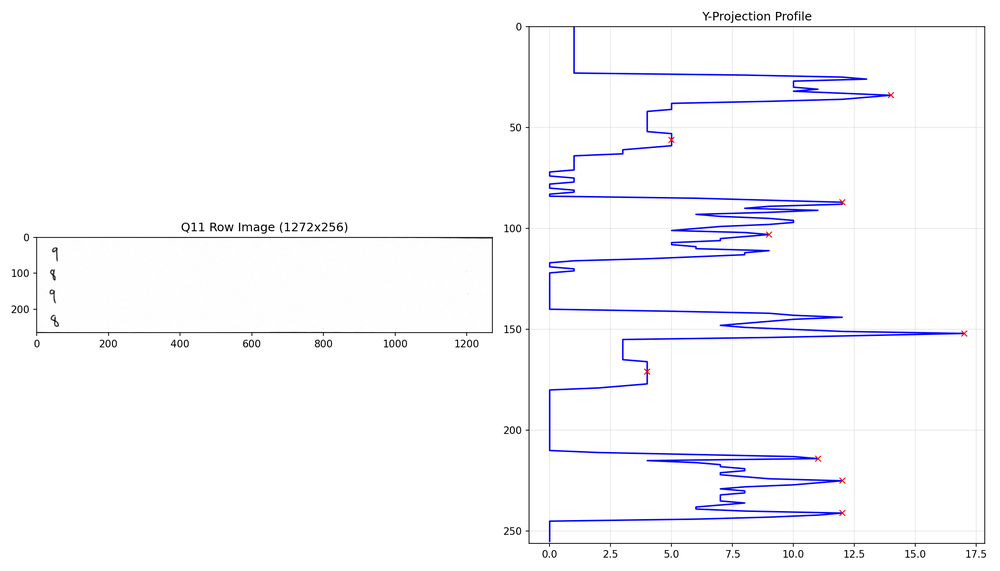
#> input picture AI/answer_recog/vis_q11.png, 1000 x 571 px, shrunk from 2100 x 1200 before the run
$ python -i find_answer_section.py   (imports and definitions only)
#> lines starting #> are read from the running program, lines starting #| are printed output that depends on the picture; after the words box and inside, x2 and y2 are one past the last pixel; in counts of white or black regions, pixels touching at a corner belong together
"""
find_answer_section.py - Answer 섹션 찾기 모듈

원본 이미지에서 PP-DocLayout_plus-L을 사용하여 Table을 찾고,
X축 projection profile을 통해 Answer 컬럼을 추출합니다.

흐름:
1. PP-DocLayout_plus-L로 table bbox 탐지
2. 가장 넓은 면적의 table bbox 선택
3. table crop 이미지에서 x축 projection profile로 column separator 찾기
4. 마지막 column (Answer column)을 crop하여 반환
"""

import numpy as np
from PIL import Image
from dataclasses import dataclass, field
from typing import Optional, Tuple
import cv2
import sys
import os

# id_recog 모듈에서 공통 컴포넌트 import
sys.path.insert(0, os.path.dirname(os.path.dirname(os.path.abspath(__file__))))
from id_recog.schemas import BBox
from id_recog.layout import detect_all_bboxes, get_table_boxes, crop_bbox, LayoutBox


@dataclass
class AnswerSectionResult:
    """Answer 섹션 추출 결과"""
    success: bool
    answer_section_image: Optional[np.ndarray] = None  # Answer 섹션 이미지 (crop)
    table_image: Optional[np.ndarray] = None           # 전체 테이블 이미지
    table_bbox: Optional[BBox] = None                  # 테이블 bbox (원본 이미지 기준)
    answer_column_x_start: Optional[int] = None        # Answer 컬럼 시작 x좌표 (table crop 기준)
    rotation_angle: Optional[float] = None             # 적용된 회전 각도 (도)
    meta: dict = field(default_factory=dict)           # 디버깅/로그용 메타정보


# [127 lines left out: functions detect_skew_angle, deskew_image, not called in this run]


def compute_x_projection_profile(image: np.ndarray) -> np.ndarray:
    """
    이미지의 X축 projection profile을 계산합니다.
    각 x좌표에서 세로 방향으로 검은 픽셀(또는 어두운 픽셀)의 합을 계산합니다.

    Args:
        image: 입력 이미지 (grayscale 또는 BGR)

    Returns:
        x축 projection profile (1D array, 각 x 좌표의 dark pixel 밀도)
    """
    # Grayscale로 변환
    if len(image.shape) == 3:
        gray = cv2.cvtColor(image, cv2.COLOR_BGR2GRAY)
    else:
        gray = image.copy()

    # 이진화 (Otsu's method)
    _, binary = cv2.threshold(gray, 0, 255, cv2.THRESH_BINARY_INV + cv2.THRESH_OTSU)

    # X축 projection: 각 x좌표에서 세로 방향 합산
    x_profile = np.sum(binary, axis=0).astype(np.float32)

    # 정규화 (0~1)
    if x_profile.max() > 0:
        x_profile = x_profile / x_profile.max()

    return x_profile


def compute_vertical_lines_profile(image: np.ndarray) -> np.ndarray:
    """
    Morphological 연산으로 세로선만 추출한 후 X축 projection profile을 계산합니다.
    테이블의 column separator를 더 정확하게 찾기 위한 함수입니다.

    Args:
        image: 입력 이미지 (grayscale 또는 BGR)

    Returns:
        x축 projection profile (1D array, 세로선 위치에서 높은 값)
    """
    # Grayscale로 변환
    if len(image.shape) == 3:
        gray = cv2.cvtColor(image, cv2.COLOR_BGR2GRAY)
    else:
        gray = image.copy()

    h, w = gray.shape[:2]

    # 이진화 (Otsu's method)
    _, binary = cv2.threshold(gray, 0, 255, cv2.THRESH_BINARY_INV + cv2.THRESH_OTSU)

    # Morphological 연산으로 세로선 추출
    # 세로로 긴 커널 (세로선만 남김)
    vertical_kernel_size = max(h // 30, 15)  # 이미지 높이에 비례
    vertical_kernel = cv2.getStructuringElement(cv2.MORPH_RECT, (1, vertical_kernel_size))

    # Opening: erosion -> dilation (노이즈 제거 후 세로선만 남김)
    vertical_lines = cv2.morphologyEx(binary, cv2.MORPH_OPEN, vertical_kernel, iterations=2)

    # X축 projection: 각 x좌표에서 세로 방향 합산
    x_profile = np.sum(vertical_lines, axis=0).astype(np.float32)

    # 정규화 (0~1)
    if x_profile.max() > 0:
        x_profile = x_profile / x_profile.max()

    return x_profile


# [42 lines left out: function find_column_separators, not called in this run]


def find_vertical_line_peaks(
    x_profile: np.ndarray,
    min_height: float = 0.3,
    min_prominence: float = 0.1,
    max_width: int = 30
) -> list[int]:
    """
    X축 projection profile에서 세로선(vertical line)에 해당하는 sharp peak를 찾습니다.
    세로선은 좁은 범위에서 높은 peak를 형성합니다.

    Args:
        x_profile: X축 projection profile (정규화된 값)
        min_height: 최소 peak 높이 (0~1)
        min_prominence: 주변 대비 최소 prominence
        max_width: peak의 최대 너비 (세로선은 좁아야 함)

    Returns:
        peak 위치(x좌표) 리스트
    """
    n = len(x_profile)
    if n < 3:
        return []

    peaks = []

    for i in range(1, n - 1):
        # Local maximum 확인
        if x_profile[i] > x_profile[i-1] and x_profile[i] > x_profile[i+1]:
            if x_profile[i] < min_height:
                continue

            # Peak 너비 측정 (half-height에서)
            half_height = x_profile[i] / 2
            left = i
            right = i

            while left > 0 and x_profile[left] > half_height:
                left -= 1
            while right < n - 1 and x_profile[right] > half_height:
                right += 1

            width = right - left

            # Prominence 계산 (주변 최소값 대비)
            search_range = min(50, i, n - i - 1)
            local_min_left = min(x_profile[max(0, i-search_range):i]) if i > 0 else 0
            local_min_right = min(x_profile[i+1:min(n, i+1+search_range)]) if i < n-1 else 0
            local_baseline = max(local_min_left, local_min_right)
            prominence = x_profile[i] - local_baseline

            # 세로선 조건: 좁고, 높고, prominent한 peak
            if width <= max_width and prominence >= min_prominence:
                peaks.append(i)

    return peaks


# [276 lines left out: functions find_last_column_separator, find_peaks_simple, find_answer_section, not called in this run]


def visualize_projection_profile(
    image: np.ndarray,
    save_path: Optional[str] = None,
    answer_column_x: Optional[int] = None
) -> np.ndarray:
    """
    디버깅용: 이미지와 X축 projection profile을 시각화합니다.

    Args:
        image: 입력 이미지
        save_path: 저장 경로 (None이면 저장 안 함)
        answer_column_x: Answer column 시작 x좌표 (표시용)

    Returns:
        시각화된 이미지
    """
    import matplotlib.pyplot as plt

    h, w = image.shape[:2]
    x_profile_original = compute_x_projection_profile(image)
    x_profile_morph = compute_vertical_lines_profile(image)

    # Figure 생성 - 3개 서브플롯
    fig, axes = plt.subplots(3, 1, figsize=(14, 10))

    # 원본 이미지
    if len(image.shape) == 3:
        axes[0].imshow(cv2.cvtColor(image, cv2.COLOR_BGR2RGB))
    else:
        axes[0].imshow(image, cmap='gray')
    axes[0].set_title("Table Image (Deskewed)")

    # Answer column 위치 표시 (이미지 위에)
    if answer_column_x is not None:
        axes[0].axvline(x=answer_column_x, color='red', linewidth=2, linestyle='--')

    axes[0].axis('off')

    # 일반 X축 Projection Profile
    axes[1].plot(x_profile_original, color='blue', alpha=0.7, label='Original Profile')
    axes[1].set_xlim(0, w)
    axes[1].set_title("Original X-axis Projection Profile")
    axes[1].set_xlabel("X position")
    axes[1].set_ylabel("Normalized projection")
    axes[1].grid(True, alpha=0.3)
    if answer_column_x is not None:
        axes[1].axvline(x=answer_column_x, color='red', linewidth=2, linestyle='--', label='Answer Column')
    axes[1].legend(loc='upper right')

    # Morphological 세로선 Profile
    axes[2].plot(x_profile_morph, color='green', linewidth=2, label='Vertical Lines Profile')
    axes[2].set_xlim(0, w)
    axes[2].set_title("Morphological Vertical Lines Profile (Used for Column Detection)")
    axes[2].set_xlabel("X position")
    axes[2].set_ylabel("Normalized projection")
    axes[2].grid(True, alpha=0.3)

    # Vertical line peaks 표시
    vertical_peaks = find_vertical_line_peaks(x_profile_morph, min_height=0.3, min_prominence=0.10, max_width=30)
    for peak in vertical_peaks:
        axes[2].axvline(x=peak, color='darkgreen', alpha=0.7, linestyle='-', linewidth=1.5)
        axes[2].plot(peak, x_profile_morph[peak], 'go', markersize=10)

    # Answer column separator 표시 (빨간 세로선)
    if answer_column_x is not None:
        axes[2].axvline(x=answer_column_x, color='red', linewidth=2, linestyle='--', label='Answer Column')

    # Edge margin 표시
    edge_margin = int(w * 0.03)
    axes[2].axvspan(0, edge_margin, alpha=0.15, color='gray', label='Edge margin')
    axes[2].axvspan(w - edge_margin, w, alpha=0.15, color='gray')

    # 우측 경계 영역 표시 (92% 이상)
    boundary_start = int(w * 0.92)
    axes[2].axvspan(boundary_start, w, alpha=0.1, color='blue', label='Boundary zone')

    axes[2].legend(loc='upper right')

    plt.tight_layout()

    if save_path:
        plt.savefig(save_path, dpi=150, bbox_inches='tight')
        plt.close()

        # 저장된 이미지 반환
        result_img = cv2.imread(save_path)
        return result_img
    else:
        # Figure를 numpy array로 변환
        fig.canvas.draw()
        result_img = np.frombuffer(fig.canvas.tostring_rgb(), dtype=np.uint8)
        result_img = result_img.reshape(fig.canvas.get_width_height()[::-1] + (3,))
        plt.close()
        return result_img

>>> import cv2
>>> picture = cv2.imread('vis_q11.png')
#> picture is the input picture: shape (571, 1000, 3); mean B, G, R 252.6, 249.1, 249.2
>>> result = visualize_projection_profile(picture)
#> in compute_x_projection_profile, `gray = cv2.cvtColor(image, cv2.COLOR_BGR2GRAY)`:
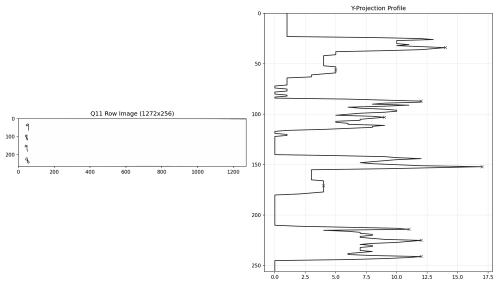
#> gray: shape (571, 1000) (shown at 1/2 size); min 0, max 255, mean 249.5
#> in compute_x_projection_profile, `_, binary = cv2.threshold(gray, 0, 255, cv2.THRESH_BINARY_INV + cv2.TH..`:
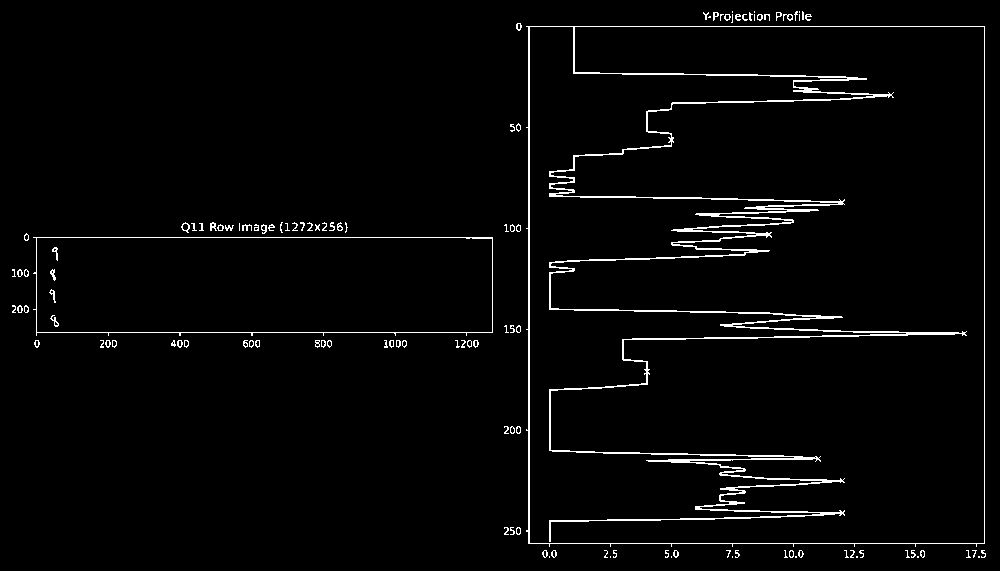
#> binary: shape (571, 1000); 2.6% white in thin lines or dots
#> in compute_x_projection_profile, `x_profile = np.sum(binary, axis=0).astype(np.float32)`: x_profile = 1000 values, max 133110 at index 984, min 0 at index 0, mean 3818.1
#> in compute_x_projection_profile, `x_profile = x_profile / x_profile.max()`: x_profile = 1000 values, max 1 at index 984, min 0 at index 0, mean 0.0287
#> in visualize_projection_profile, `x_profile_original = compute_x_projection_profile(image)`: x_profile_original has the same summary as x_profile in compute_x_projection_profile
#> in compute_vertical_lines_profile, `vertical_lines = cv2.morphologyEx(binary, cv2.MORPH_OPEN, vertical_ker..`:
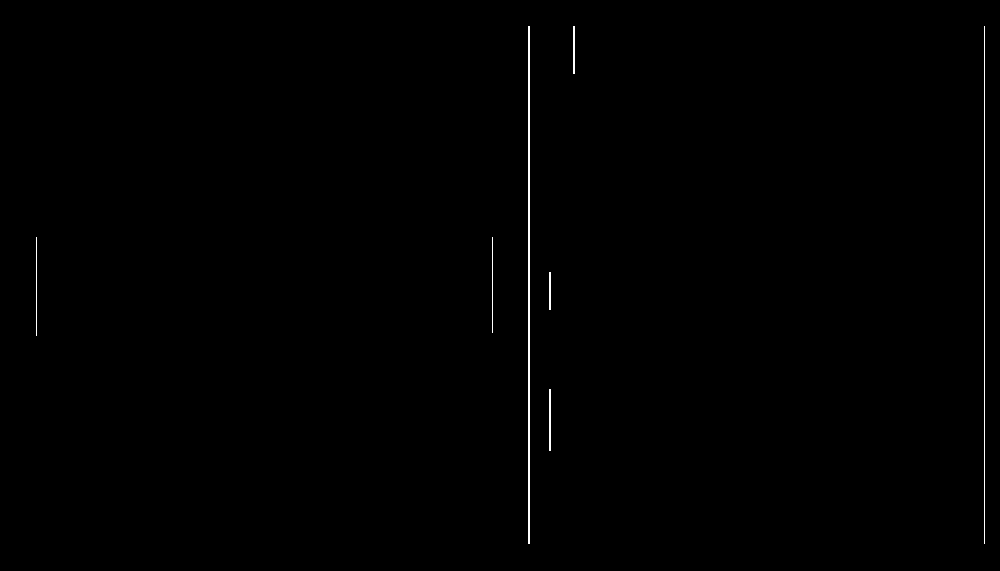
#> vertical_lines: shape (571, 1000); 0.36% white in thin lines or dots, all inside (x1, y1, x2, y2) = (36, 26, 985, 544)
#> in compute_vertical_lines_profile, `x_profile = np.sum(vertical_lines, axis=0).astype(np.float32)`: x_profile = 1000 values, max 132090 at index 528, min 0 at index 0, mean 521.5
#> in compute_vertical_lines_profile, `x_profile = x_profile / x_profile.max()`: x_profile = 1000 values, max 1 at index 528, min 0 at index 0, mean 0.00395
#> in visualize_projection_profile, `x_profile_morph = compute_vertical_lines_profile(image)`: x_profile_morph has the same summary as x_profile in compute_vertical_lines_profile
#> in find_vertical_line_peaks, `n = len(x_profile)`: n = 1000
#> the loop in find_vertical_line_peaks, `for i in range(1, n - 1):` made 998 passes
#> (half_height, search_range, local_min_left, local_min_right, local_baseline, prominence) on pass 984: (0.5, 15, 0, 0, 0, 1)
#> after the loop in find_vertical_line_peaks, `for i in range(1, n - 1):`: peaks = [984]
#> the loop in visualize_projection_profile, `for peak in vertical_peaks:` made 1 pass
#> in visualize_projection_profile, `plt.close()`:
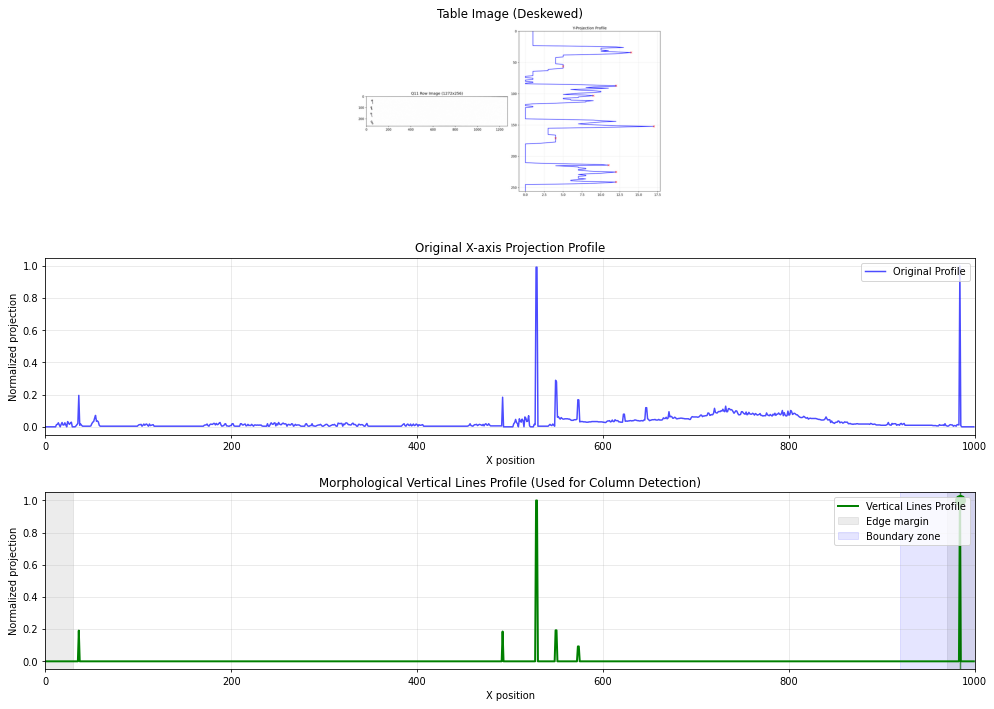
#> figure drawn by matplotlib, 3 panels; panel 2: curve peaks at x = 984, y = 1; panel 3: curve peaks at x = 528, y = 1
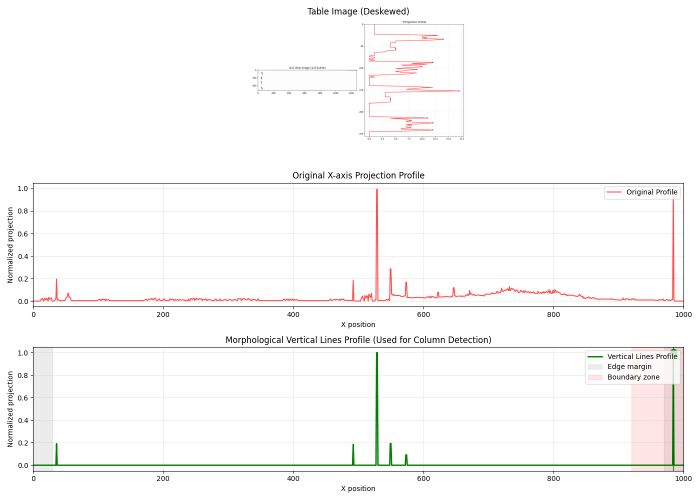
#> result: shape (1000, 1400, 3) (shown at 1/2 size); mean B, G, R 249, 249.5, 250.3

$ run again, on AI/answer_recog/y_profile_vis.png
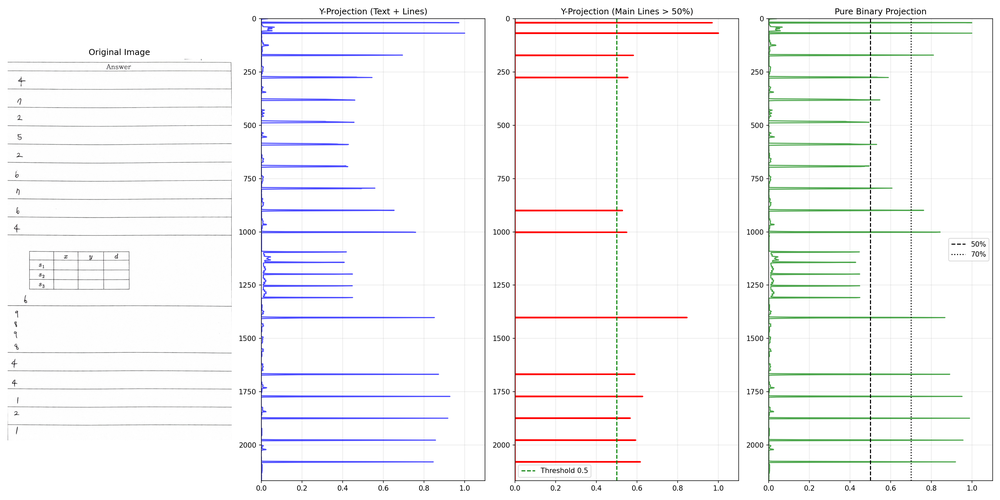
#> input picture AI/answer_recog/y_profile_vis.png, 1000 x 500 px, shrunk from 3000 x 1500 before the run
#> picture is the input picture: shape (500, 1000, 3); mean B, G, R 247, 246.3, 246.5
#> in compute_x_projection_profile, `_, binary = cv2.threshold(gray, 0, 255, cv2.THRESH_BINARY_INV + cv2.TH..`:
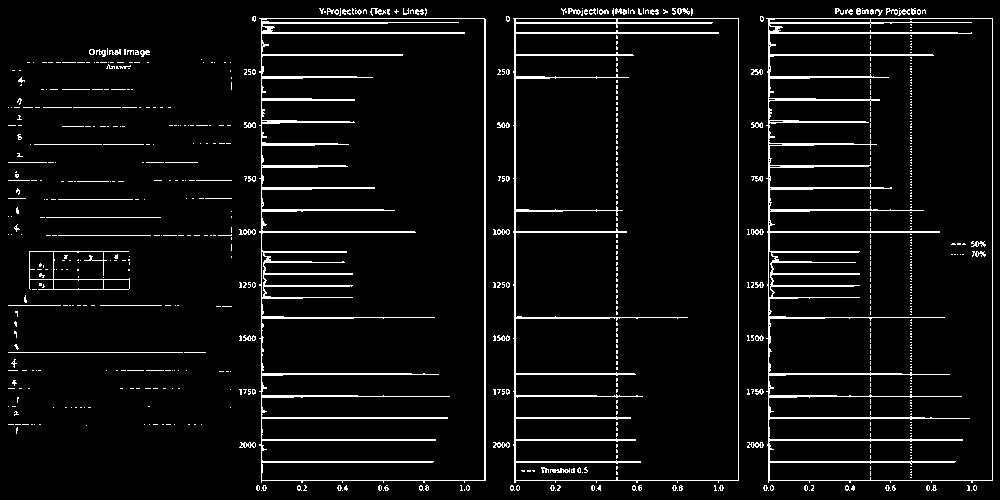
#> binary: shape (500, 1000); 5.7% white in thin lines or dots
#> in compute_x_projection_profile, `x_profile = np.sum(binary, axis=0).astype(np.float32)`: x_profile = 1000 values, max 118830 at index 261, min 0 at index 0, mean 7229
#> in compute_x_projection_profile, `x_profile = x_profile / x_profile.max()`: x_profile = 1000 values, max 1 at index 261, min 0 at index 0, mean 0.0608
#> x_profile_original has the same summary as x_profile in compute_x_projection_profile
#> vertical_lines: shape (500, 1000); 0.77% white in thin lines or dots, all inside (x1, y1, x2, y2) = (29, 20, 993, 485)
#> in compute_vertical_lines_profile, `x_profile = np.sum(vertical_lines, axis=0).astype(np.float32)`: x_profile = 1000 values, max 118575 at index 261, min 0 at index 0, mean 975.6
#> in compute_vertical_lines_profile, `x_profile = x_profile / x_profile.max()`: x_profile = 1000 values, max 1 at index 261, min 0 at index 0, mean 0.00823
#> x_profile_morph has the same summary as x_profile in compute_vertical_lines_profile
#> n = 1000
#> the loop in find_vertical_line_peaks, `for i in range(1, n - 1):` made 998 passes
#> (half_height, search_range, prominence) on passes 261, 484, 738, 768, 992: (0.5, 50, 1), (0.498, 50, 0.996), (0.498, 50, 0.996), (0.5, 50, 1), (0.498, 7, 0.996)
#> after the loop in find_vertical_line_peaks, `for i in range(1, n - 1):`: peaks = [261, 484, 738, 768, 992]
#> the loop in visualize_projection_profile, `for peak in vertical_peaks:` made 5 passes
#> peak on passes 1 to 5: 261, 484, 738, 768, 992
#> `result = visualize_projection_profile(picture)`:
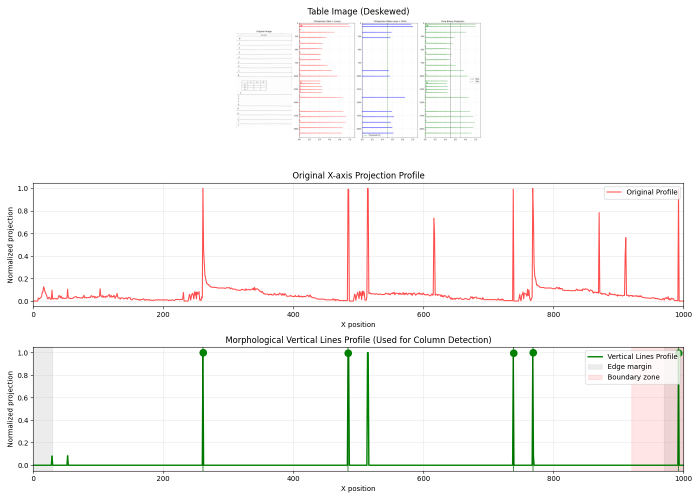
#> result: shape (1000, 1400, 3) (shown at 1/2 size); mean B, G, R 247.3, 248.2, 249.1
